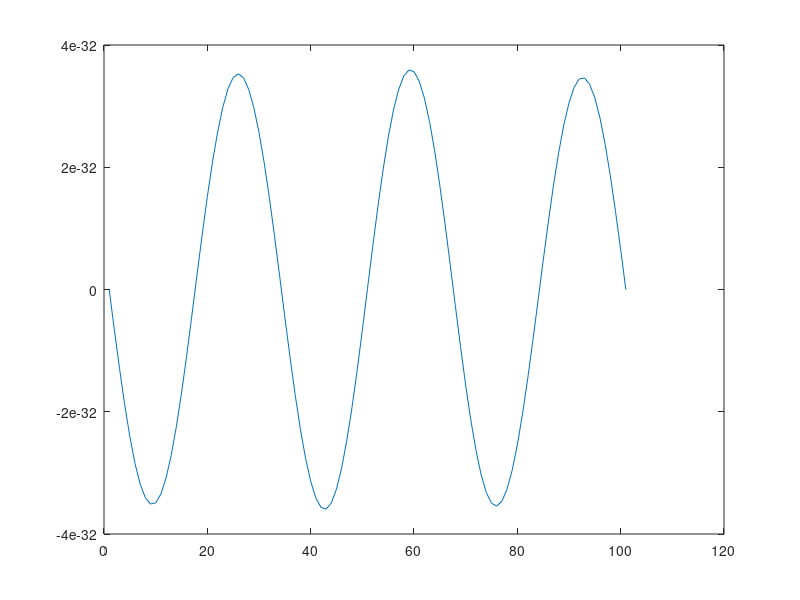

Reproduce this figure in MATLAB.

% clear;

Lz = 1;
dz = 0.01;
Nr = round(Lz/dz)+1;
z0 = (rand(1,Nr)-0.5)/1e30;

m1km = 1000;
lambda = 0.5*m1km;
H = 1500;
delta = H;
kx = 2*pi/(lambda/delta)
C = kx^2*dz^2-2;

p0 = zeros(1,Nr);
An = zeros(Nr-2,Nr-2); %%% Matrix
Dn = z0(2:Nr-1)'*dz^2;
An(1,1)=C;An(1,2)=1;
An(Nr-2,Nr-3)=1;An(Nr-2,Nr-2)=C;
for n=2:Nr-3
    An(n,n-1)=1;
    An(n,n)=C;
    An(n,n+1)=1;
end
det_An = det(An);
for n=1:Nr-2
    Bn = An;
    Bn(:,n) = Dn;
    det_Bn = det(Bn);
    p0(n+1) = det_Bn/det_An;
end

plot(p0);
